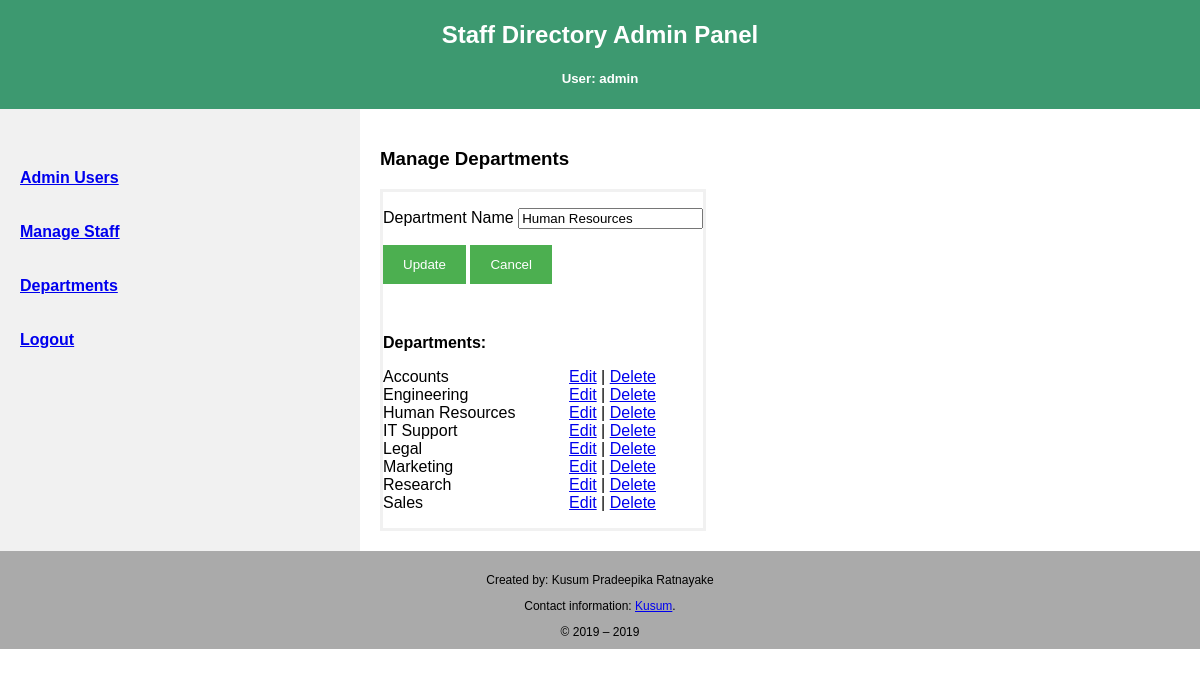
The page /admin/departments.php?deptid=8 (signed in) on the database its author committed.
### tables this page shows
CREATE TABLE `department` (
  `id` int(10) UNSIGNED NOT NULL,
  `dept_name` varchar(50) DEFAULT NULL
);

### admin/data/department.php (called while the page is built, shortened)
<?php
class Department
{
	public function get_department($conn, $id=FALSE)
	{
		if (isset($id) && $id != 0)
		{
			$sql = "SELECT * FROM department WHERE id = '$id'";
			$this->result = $conn->query($sql);
			if ($this->result && $this->result->num_rows > 0)
			{
				return $this->result;
			}
		}
	}
	public function all_departments($conn, $id=FALSE)
	{
		$sql = "SELECT * FROM department WHERE dept_name != '' ORDER BY dept_name";
		$this->result = $conn->query($sql);
		if ($this->result && $this->result->num_rows > 0)
		{
				return $this->result;
		}
	}
}
?>

### admin/departments.php (the view, shortened to what this page needs)
<?php
include_once 'data/department.php';
$db_conn = new DBconn();
$conn = $db_conn->db_connection();
$dept = new Department();
$deptid  = "";
if (isset($_GET['deptid']))  $deptid = $_GET['deptid'];
$rs_edit = $dept->get_department($conn, $deptid);
if (!empty($rs_edit))
  $row_edit = $rs_edit->fetch_assoc();
?>
<!DOCTYPE html>
<html lang="en">
<head>
<link rel = "stylesheet" type = "text/css" href = "../assets/style.css" />
</head>
<body>
<div class="header">
  <h2>Staff Directory Admin Panel</h2>
  <?php if (isset($_SESSION['user'])) echo '<h5>User: '.$_SESSION['user'].'</h5>';?>
</div>
<div class="row">
  <div class="side">
  	  <h4>
	  <?php include_once('navmenu.php'); generateMenu(); ?>
	  </h4>
  </div>
  <div class="main" style="">
    <h3>Manage Departments</h3>
		<div style="width:400px;">
			<form name="form1" method="post" action="departments.php" onSubmit="return validateInput()">
        <p class='elements'>
        <label for "deptname">Department Name</label>
        <input type="text" name="deptname" value="<?php if (isset($row_edit['dept_name']) ) print $row_edit['dept_name']?>" />
        </p>
         <p class='elements'>
    		<?php
    		if (isset($_GET['deptid']))
    		{?>
      		<input name="cmdupdate" type="submit" class="" value="Update">
          <input name="cmdCancel" type="button" class="button" onClick="document.location.href='admins.php'" value="Cancel">
        <?php
        }	else {?>
        	<input name="Submit" type="submit" class="" value="Save">
        <?php } ?>
        </p>
        <br/>
        <p class='elements'>
        <strong>Departments:</strong>
        <table width="95%" border="0" align="" cellpadding="0" cellspacing="0">
        	<?php
				$result = $dept->all_departments($conn);
				if ($result && $result->num_rows > 0)
				{
					while ($row = $result->fetch_assoc())
					{
            	?>
             	<tr>
               <td width=""><?php print $row['dept_name'];?></td>
               <td width="">&nbsp;</td>
               <td width=""><a href="?deptid=<?php print $row['id'];?>">Edit</a> |
               <a href="javascript: promptDelete('?delete=<?php print $row['id'];?>',
                  'Are you sure you want to delete this user?')">Delete</a>
               </td>
               </tr>
             <?php
              }
            }
            ?>
          </table>
          </p>
       </form>
		</div>
  </div>
</div>
</body>
</html>

### assets/style.css (style rules this page uses)
* { box-sizing: border-box; }
body { font-family: Arial, Helvetica, sans-serif; margin: 0; }
.header { padding: 1px; text-align: center; background: #3D9970; color: white; }
.row { display: -ms-flexbox; display: flex; -ms-flex-wrap: wrap; flex-wrap: wrap; }
.side { -ms-flex: 30%; flex: 30%; background-color: #f1f1f1; padding: 20px; }
.main { -ms-flex: 70%; flex: 70%; background-color: white; padding: 20px; }
.footer { padding: 10px; text-align: center; background: #AAAAAA; font-family: Arial; font-size: 12px; }
input[type=submit] { background-color: #4CAF50; color: white; padding: 12px 20px; border: none; cursor: pointer; }
.button { background-color: #4CAF50; color: white; padding: 12px 20px; border: none; cursor: pointer; }
.row:after { content: ""; display: table; clear: both; }
form { border: 3px solid #f1f1f1; display: inline-block; }

### rows shown on the page
department: deptname "Human Resources", dept_name "Human Resources"
department: dept_name "Accounts"
department: dept_name "Engineering"
department: dept_name "IT Support"
department: dept_name "Legal"
department: dept_name "Marketing"
department: dept_name "Research"
department: dept_name "Sales"

### other values the page prints
$_SESSION['user'] "admin"
